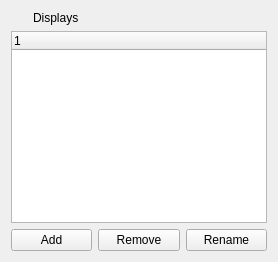
          <widget class="QWidget" name="tab_6">
           <attribute name="title">
            <string>rviz</string>
           </attribute>
           <layout class="QVBoxLayout" name="verticalLayout_8">
            <item>
             <layout class="QVBoxLayout" name="verticalLayout_5">
              <item>
               <layout class="QHBoxLayout" name="horizontalLayout_6">
                <item>
                 <widget class="QLabel" name="label_12">
                  <property name="maximumSize">
                   <size>
                    <width>16</width>
                    <height>16</height>
                   </size>
                  </property>
                  <property name="text">
                   <string/>
                  </property>
                  <property name="pixmap">
                   <pixmap resource="../resources/images.qrc">:/images/classes/Displays.svg</pixmap>
                  </property>
                 </widget>
                </item>
                <item>
                 <widget class="QLabel" name="label_13">
                  <property name="text">
                   <string>Displays</string>
                  </property>
                 </widget>
                </item>
               </layout>
              </item>
              <item>
               <widget class="QTreeWidget" name="treeWidget_rviz">
                <attribute name="headerCascadingSectionResizes">
                 <bool>true</bool>
                </attribute>
                <attribute name="headerDefaultSectionSize">
                 <number>160</number>
                </attribute>
                <attribute name="headerMinimumSectionSize">
                 <number>160</number>
                </attribute>
                <column>
                 <property name="text">
                  <string notr="true">1</string>
                 </property>
                </column>
               </widget>
              </item>
              <item>
               <layout class="QHBoxLayout" name="horizontalLayout_5">
                <item>
                 <widget class="QPushButton" name="pushButton_add_topic">
                  <property name="text">
                   <string>Add</string>
                  </property>
                 </widget>
                </item>
                <item>
                 <widget class="QPushButton" name="pushButton_4">
                  <property name="text">
                   <string>Remove</string>
                  </property>
                 </widget>
                </item>
                <item>
                 <widget class="QPushButton" name="pushButton_5">
                  <property name="text">
                   <string>Rename</string>
                  </property>
                 </widget>
                </item>
               </layout>
              </item>
             </layout>
            </item>
           </layout>
          </widget>
